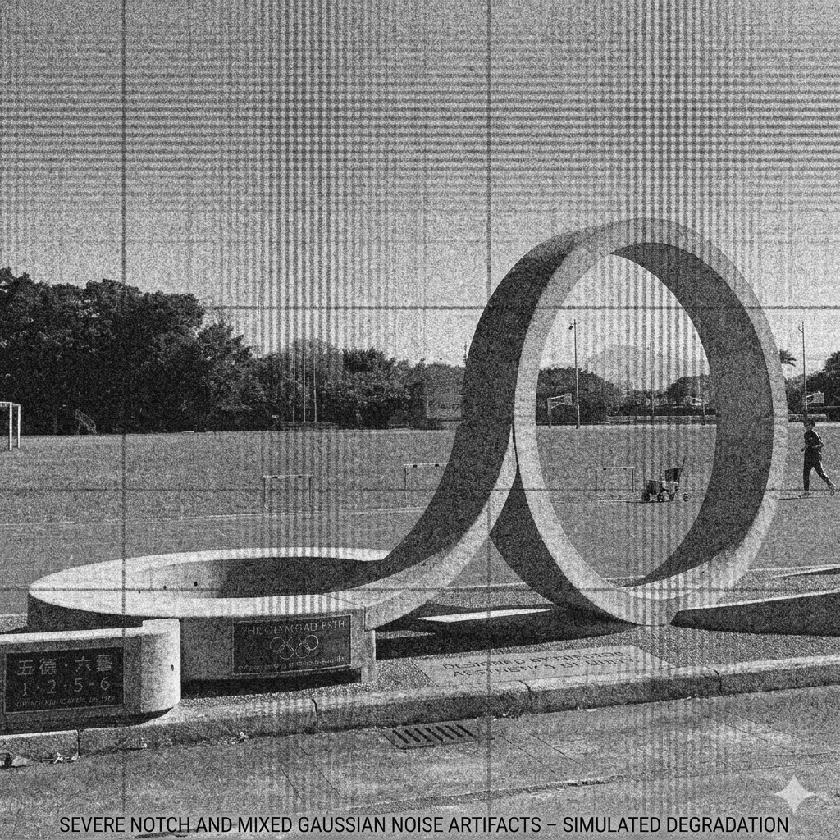
#> input picture yzu7noiseg.png, 840 x 840 px, shrunk from 1024 x 1024 before the run
$ python main.py
#> lines starting #> are read from the running program, lines starting #| are printed output that depends on the picture
import cv2
import numpy as np
import matplotlib.pyplot as plt

def get_fourier_spectrums(image_path):
    """
    讀取影像並回傳原圖、振幅頻譜與相位頻譜
    """
#> called with image_path = 'yzu7noiseg.png'
    # 1. 讀取影像並轉為灰階 (傅立葉轉換通常在單一通道上進行)
    img = cv2.imread(image_path, cv2.IMREAD_GRAYSCALE)
#> img is the input picture: shape (840, 840); min 0, max 253, mean 126.4
    if img is None:
        raise ValueError(f"找不到影像：{image_path}，請確認路徑是否正確。")

    # 2. 進行二維快速傅立葉轉換 (2D FFT)
    f_transform = np.fft.fft2(img)

    # 3. 頻譜位移 (Shift)：將低頻(原點)從左上角移到影像中心，方便觀察
    f_shift = np.fft.fftshift(f_transform)

    # 4. 計算振幅頻譜 (Amplitude Spectrum)
    # 取絕對值。因為高低頻的數值差異極大，我們加上 1 並取 log (對數)，
    # 這樣才能將數據壓縮到人眼可視的灰階範圍內。
    magnitude_spectrum = 20 * np.log(np.abs(f_shift) + 1)
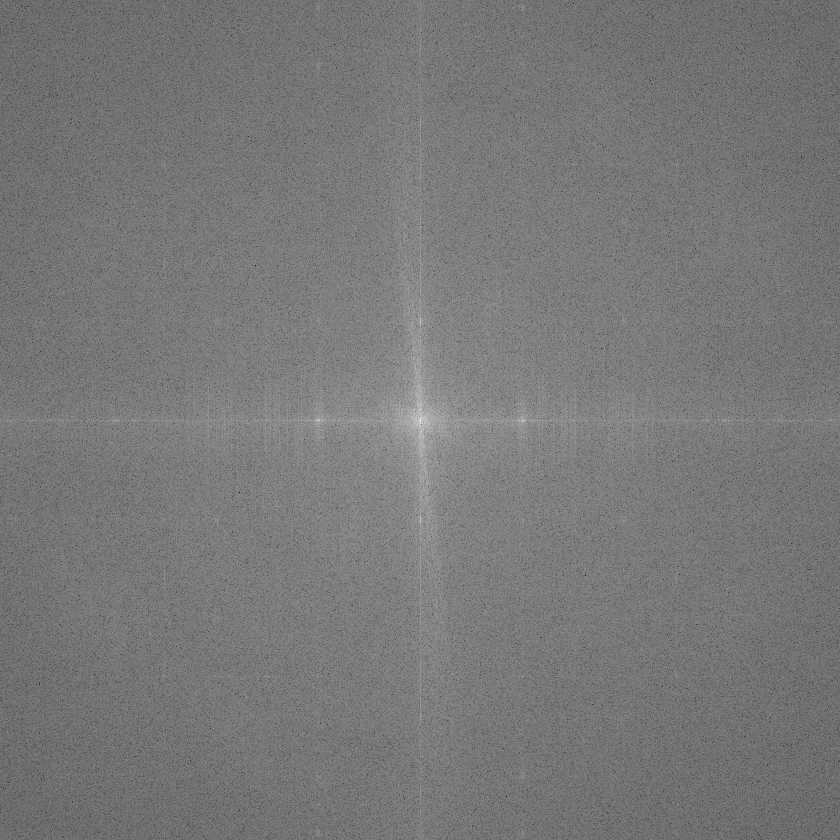
#> magnitude_spectrum: shape (840, 840) float64; min 31.07, max 366.1, mean 189.3; drawn with min black and max white

    # 5. 計算相位頻譜 (Phase Spectrum)
    # 取複數的角度 (結果會介於 -π 到 π 之間)
    phase_spectrum = np.angle(f_shift)
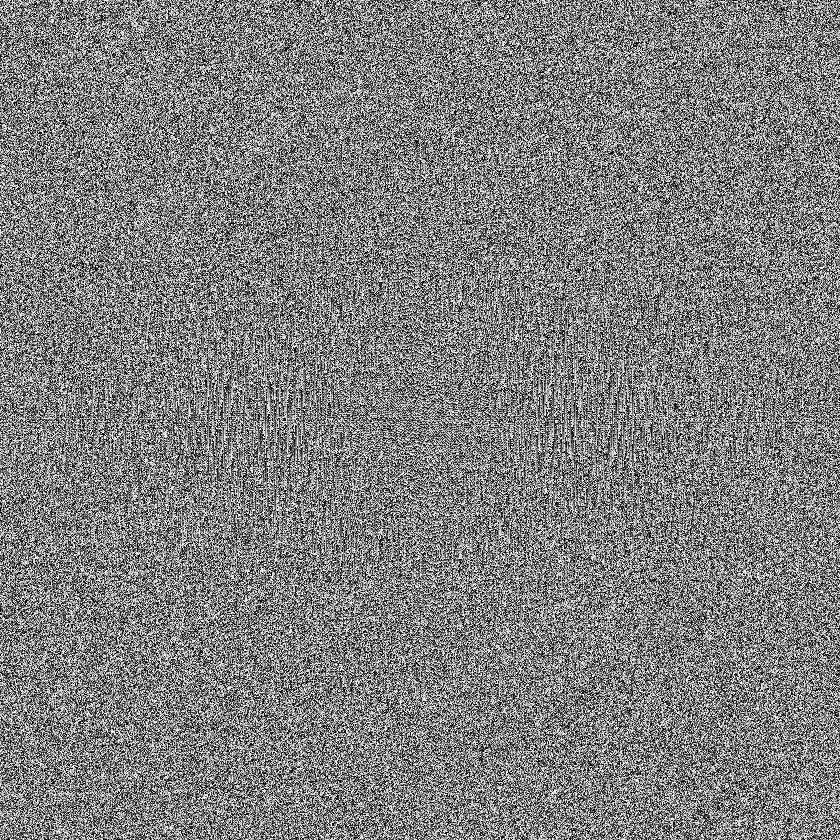
#> phase_spectrum: shape (840, 840) float64; min -3.14, max 3.14, mean 4.45e-06; drawn with min black and max white
    # 1. 將數值按比例縮放 (Normalize) 到 0 ~ 255 的範圍
    normalized_mag = cv2.normalize(magnitude_spectrum, None, alpha=0, beta=255, norm_type=cv2.NORM_MINMAX)
    normalized_spe = cv2.normalize(phase_spectrum, None, alpha=0, beta=255, norm_type=cv2.NORM_MINMAX)

# 2. 正式將資料型態轉換為 8-bit 無號整數 (uint8)
    mag_uint8 = np.uint8(normalized_mag)
    spe_uint8 = np.uint8(normalized_spe)
    cv2.imwrite(f"magnitude_spectrum_{image_path}", mag_uint8)
    cv2.imwrite(f"phase_spectrum_{image_path}", spe_uint8)
    return img, magnitude_spectrum, phase_spectrum

def plot_spectrums(img1_path, img2_path):
    """
    處理兩張影像並繪製對比圖
    """
    # 取得兩張圖片的頻譜資料
    img1, mag1, phase1 = get_fourier_spectrums(img1_path)
    img2, mag2, phase2 = get_fourier_spectrums(img2_path)
#> call 2 of get_fourier_spectrums, with image_path = 'yzu8noiseg.png'
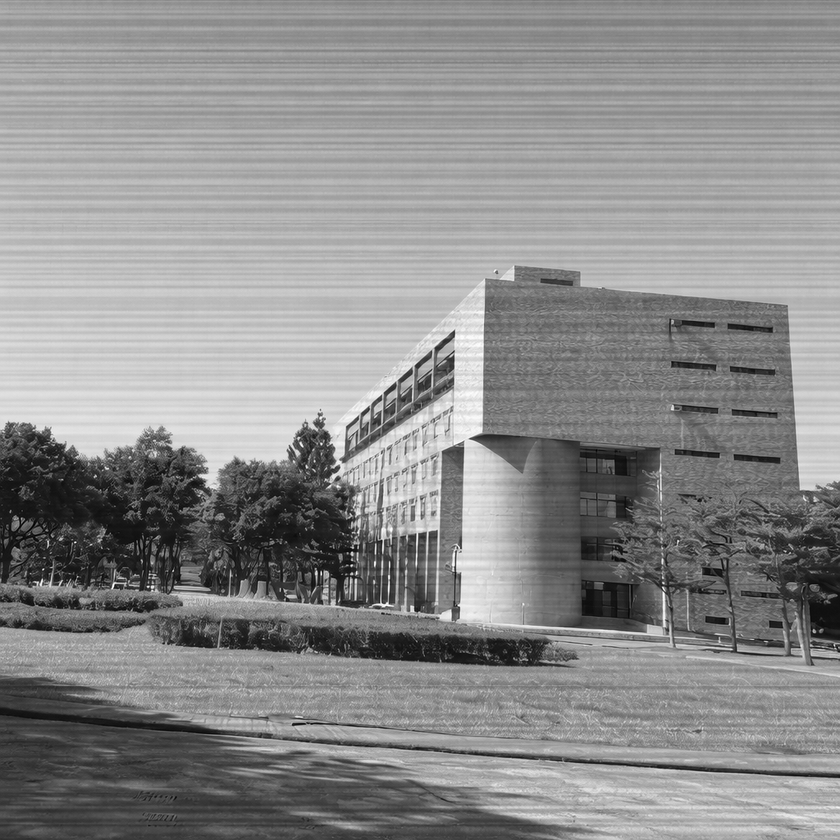
#> input picture yzu8noiseg.png, 840 x 840 px, shrunk from 1024 x 1024 before the run
#> in get_fourier_spectrums, img is the input picture: shape (840, 840); min 0, max 255, mean 139.9
#> in get_fourier_spectrums (call 2), `magnitude_spectrum = 20 * np.log(np.abs(f_shift) + 1)`:
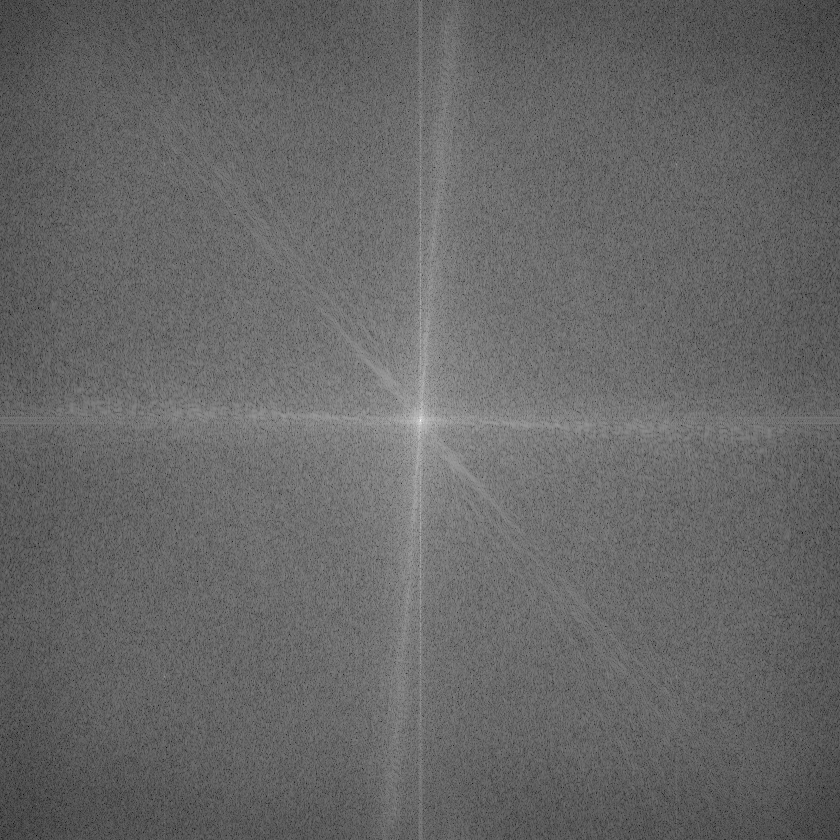
#> magnitude_spectrum: shape (840, 840) float64; min 35.08, max 368.2, mean 169.8; drawn with min black and max white
#> in get_fourier_spectrums (call 2), `phase_spectrum = np.angle(f_shift)`:
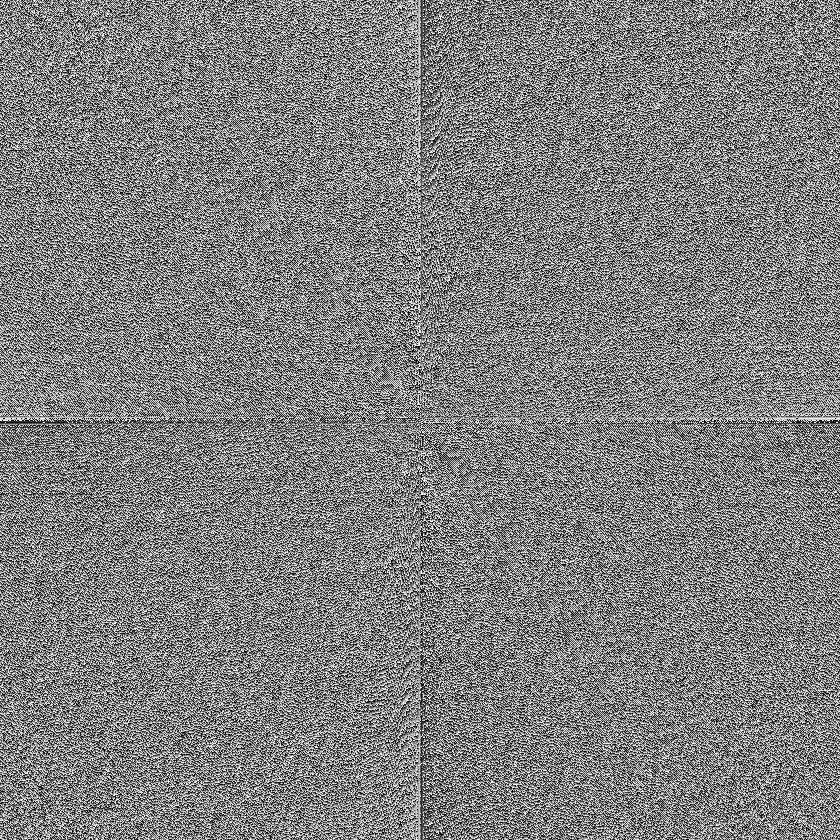
#> phase_spectrum: shape (840, 840) float64; min -3.14, max 3.14, mean -3.24e-18; drawn with min black and max white

    # 設定繪圖視窗大小
    plt.figure(figsize=(15, 8))

    # 設定字體，避免 matplotlib 中文顯示亂碼 (視作業系統而定，此為通用設定)
    plt.rcParams['font.sans-serif'] = ['Microsoft JhengHei', 'Taipei Sans TC Beta', 'SimHei']
    plt.rcParams['axes.unicode_minus'] = False

    # 整理資料以便用迴圈畫圖
    images = [img1, mag1, phase1, img2, mag2, phase2]
    titles = ['影像 A (原圖)', '影像 A (振幅頻譜)', '影像 A (相位頻譜)',
              '影像 B (原圖)', '影像 B (振幅頻譜)', '影像 B (相位頻譜)']

    # 繪製 2x3 的子圖表
    for i in range(6):
        plt.subplot(2, 3, i+1)
        # 相位頻譜的值域包含負數，使用 gray colormap 時會自動 mapping 到 0-255 視覺化
        plt.imshow(images[i], cmap='gray')
        plt.title(titles[i])
        plt.axis('off') # 隱藏座標軸

    plt.tight_layout()
    plt.show()

# ==========================================
# 執行區塊
# ==========================================
if __name__ == "__main__":
    # 請將這裡替換成你電腦中實際的圖片路徑
    # 建議準備兩張特徵不同的圖 (例如：一張風景大樓照、一張人臉特寫照)
    IMAGE_1_PATH = 'yzu7noiseg.png'
    IMAGE_2_PATH = 'yzu8noiseg.png'

    try:
        plot_spectrums(IMAGE_1_PATH, IMAGE_2_PATH)
    except Exception as e:
        print(e)
